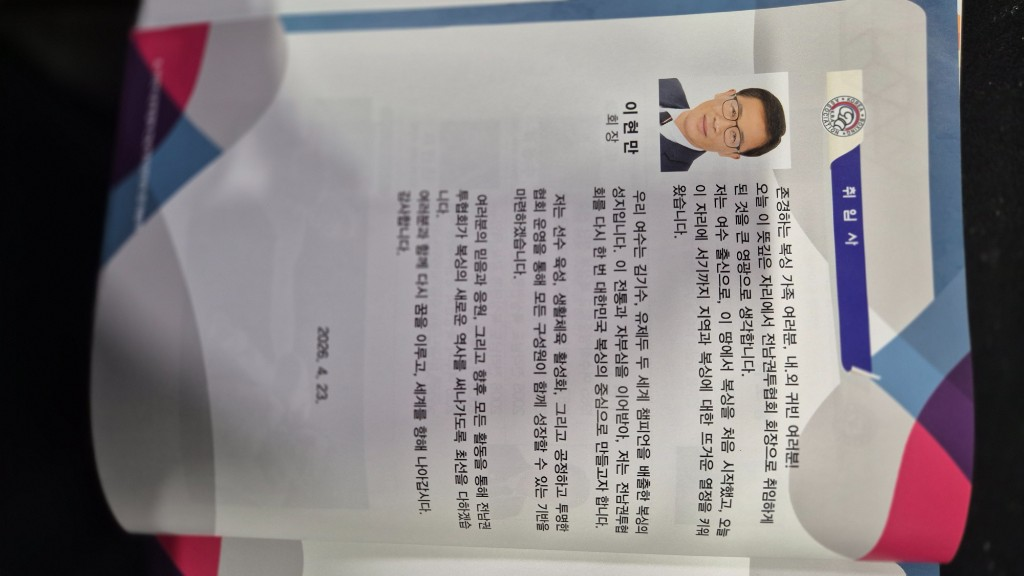
#> input picture images/inauguration-speech.png, 1024 x 576 px, found by its file name; its folder holds 6 pictures in this run
$ python extract_portraits.py
#> lines starting #> are read from the running program, lines starting #| are printed output that depends on the picture
# -*- coding: utf-8 -*-
"""책자 스캔에서 인물 얼굴만 타이트하게 추출·보정."""

from pathlib import Path

import cv2
import numpy as np
from PIL import Image, ImageEnhance, ImageFilter, ImageOps

ROOT = Path(__file__).resolve().parents[1]
SRC = ROOT / "website" / "images"
OUT = ROOT / "website" / "images" / "portraits"
CASCADE = cv2.CascadeClassifier(
    cv2.data.haarcascades + "haarcascade_frontalface_default.xml"
)


def load_bgr(path: Path):
    pil = Image.open(path).convert("RGB")
#> pil is the input picture: PIL image 1024x576 RGB; mean R, G, B 130.4, 125.1, 127.4
    return cv2.cvtColor(np.array(pil), cv2.COLOR_RGB2BGR)


def enhance_pil(img: Image.Image) -> Image.Image:
    img = ImageOps.autocontrast(img, cutoff=0.8)
    img = ImageEnhance.Color(img).enhance(1.18)
    img = ImageEnhance.Contrast(img).enhance(1.2)
    img = ImageEnhance.Sharpness(img).enhance(1.55)
    img = ImageEnhance.Brightness(img).enhance(1.05)
    img = img.filter(ImageFilter.UnsharpMask(radius=1.1, percent=140, threshold=2))
    return img


def rotate_bgr(bgr, k: int):
    if k % 4 == 0:
        return bgr
    return np.ascontiguousarray(np.rot90(bgr, k=k % 4))


def detect_faces(bgr):
    gray = cv2.cvtColor(bgr, cv2.COLOR_BGR2GRAY)
    gray = cv2.equalizeHist(gray)
    faces = CASCADE.detectMultiScale(
        gray, scaleFactor=1.06, minNeighbors=3, minSize=(22, 22)
    )
    return list(faces)


def best_orientation(bgr):
    best = (-1, bgr, [])
    for k in range(4):
        img = rotate_bgr(bgr, k)
        faces = detect_faces(img)
        score = len(faces)
        area = sum(int(w) * int(h) for (_, _, w, h) in faces)
        key = (score, area)
        prev = (best[0], sum(int(w) * int(h) for (_, _, w, h) in best[2]) if best[2] else 0)
        if key > prev:
            best = (score, img, faces)
#> this loop made 4 passes
#> (faces, score, area, prev) on passes 2, 4: ([[171, 304, 54, 54], [85, 259, 74, 74]], 2, 8392, (0, 0)), ([[371, 614, 157, 157]], 1, 24649, (2, 8392))
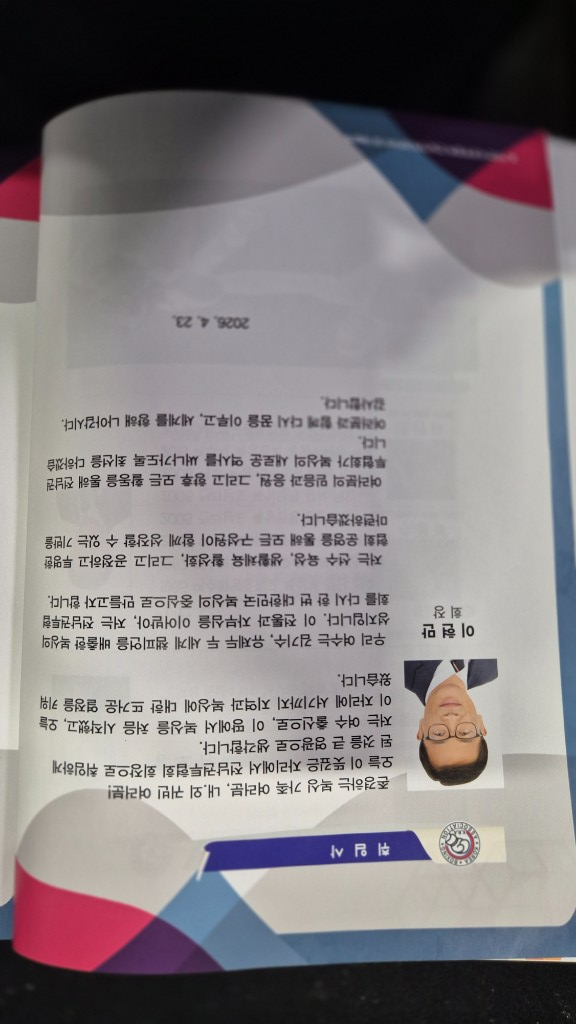
#> img: shape (1024, 576, 3); mean B, G, R 127.4, 125.1, 130.4
    return best[1], best[2]


def crop_face(bgr, face, pad=0.55, out_size=420):
    x, y, w, h = [int(v) for v in face]
    cx, cy = x + w / 2.0, y + h / 2.0
    side = max(w, h) * (1.0 + pad * 2)
    # 헤어라인 여유
    cy -= side * 0.06
    x1 = int(cx - side / 2)
    y1 = int(cy - side / 2)
    x2 = int(x1 + side)
    y2 = int(y1 + side)
    H, W = bgr.shape[:2]
    x1, y1 = max(0, x1), max(0, y1)
    x2, y2 = min(W, x2), min(H, y2)
    crop = bgr[y1:y2, x1:x2]
    if crop.size == 0:
        return None
    pil = Image.fromarray(cv2.cvtColor(crop, cv2.COLOR_BGR2RGB))
    pil = ImageOps.fit(pil, (out_size, out_size), method=Image.Resampling.LANCZOS)
    return enhance_pil(pil)


def is_colorful(bgr, face):
    x, y, w, h = [int(v) for v in face]
    patch = bgr[y : y + h, x : x + w]
    if patch.size == 0:
        return False
    hsv = cv2.cvtColor(patch, cv2.COLOR_BGR2HSV)
    sat = float(np.mean(hsv[:, :, 1]))
    return sat > 25


def save(pil, path: Path):
    pil.convert("RGB").save(path, quality=94, optimize=True)


def main():
    OUT.mkdir(parents=True, exist_ok=True)
    for old in OUT.glob("*"):
        if old.suffix.lower() in {".jpg", ".jpeg", ".png", ".csv"}:
            old.unlink()

    mapping = []

    # --- 회장 이현만 (취임사, 컬러·큰 얼굴 우선)
    img, faces = best_orientation(load_bgr(SRC / "inauguration-speech.png"))
#> faces = [[171, 304, 54, 54], [85, 259, 74, 74]]
    faces = sorted(faces, key=lambda f: f[2] * f[3], reverse=True)
#> faces = [[85, 259, 74, 74], [171, 304, 54, 54]]
    print("inauguration", len(faces))
#| inauguration 2
    for face in faces:
        if is_colorful(img, face):
            pil = crop_face(img, face, pad=0.62, out_size=520)
            if pil:
                save(pil, OUT / "lee-hyunman.jpg")
                mapping.append(("lee-hyunman.jpg", "이현만", "회장"))
            break
#> this loop made 1 pass
#> (sat in is_colorful, cx in crop_face, cy in crop_face, side in crop_face) on pass 1: (89.24, 122, 286.1, 165.8)
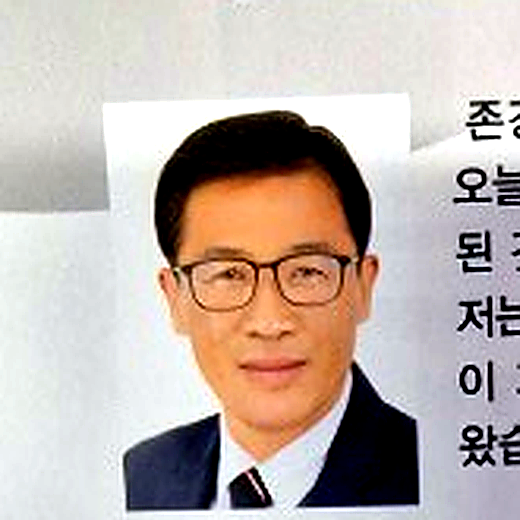
#> pil: PIL image 520x520 RGB; mean R, G, B 191.7, 178.7, 172.1
#> after the loop, mapping = [('lee-hyunman.jpg', '이현만', '회장')]

    # --- 프로필 페이지: 컬러=이현만, 흑백=방호남
    img, faces = best_orientation(load_bgr(SRC / "profile-page.png"))
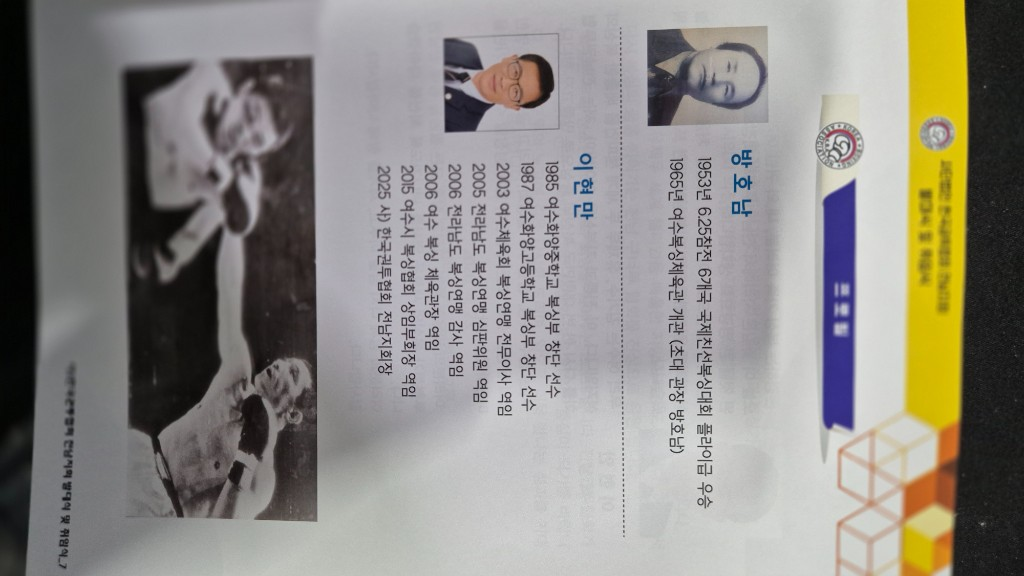
#> input picture images/profile-page.png, 1024 x 576 px, found by its file name
#> in load_bgr, pil is the input picture: PIL image 1024x576 RGB; mean R, G, B 141.4, 138.3, 132.4
#> the loop in best_orientation (call 2), `for k in range(4):` made 4 passes
#> (faces, score, area, prev) on passes 1, 2, 4: ([[732, 60, 30, 30], [245, 342, 75, 75]], 2, 6525, (-1, 0)), ([[53, 484, 57, 57], [45, 269, 65, 65]], 2, 7474, (2, 6525)), ([[191, 504, 68, 68], [424, 412, 134, 134]], 2, 22580, (4, 20828))
#> (score, area, prev) on pass 3: (4, 20828, (2, 7474))
#> pass 1, in detect_faces (call 5), `gray = cv2.equalizeHist(gray)`:
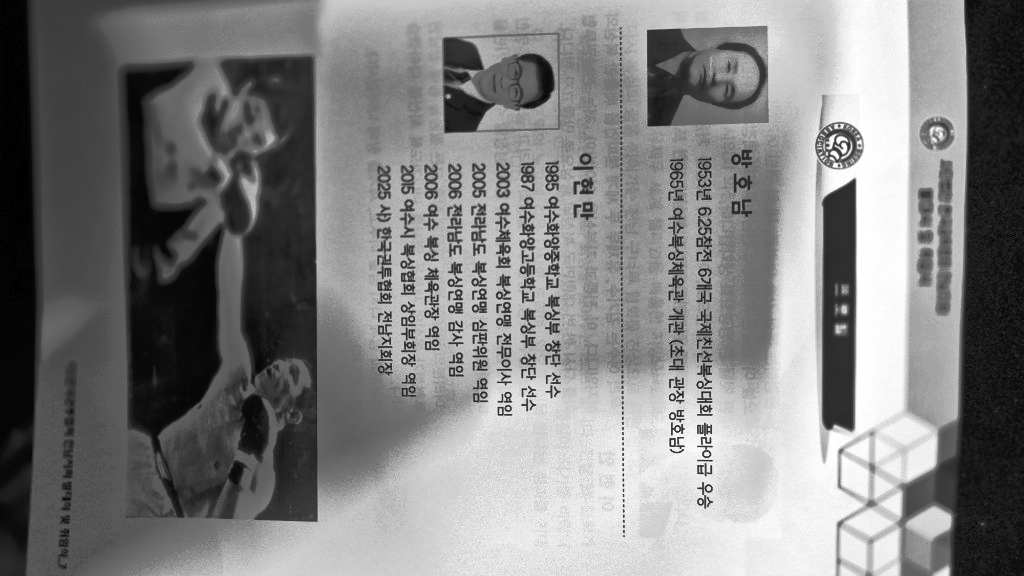
#> gray: shape (576, 1024); min 0, max 255, mean 128.4
#> img: shape (576, 1024, 3)
#> faces = [[263, 482, 30, 30], [696, 128, 58, 58], [797, 365, 92, 92], [289, 456, 90, 90]]
    faces = sorted(faces, key=lambda f: f[1])  # 위→아래
#> faces = [[696, 128, 58, 58], [797, 365, 92, 92], [289, 456, 90, 90], [263, 482, 30, 30]]
    print("profile", len(faces))
#| profile 4
    color_faces = [f for f in faces if is_colorful(img, f)]
#> in is_colorful (call 2), `hsv = cv2.cvtColor(patch, cv2.COLOR_BGR2HSV)`: hsv: shape (58, 58, 3); mean H, S, V 57.6, 23.4, 91.2
#> in is_colorful (call 3), `hsv = cv2.cvtColor(patch, cv2.COLOR_BGR2HSV)`: hsv: shape (92, 92, 3); mean H, S, V 100.3, 16.8, 106.3
#> in is_colorful (call 4), `x, y, w, h = [int(v) for v in face]`: x = 289; y = 456; w = 90
#> in is_colorful (call 4), `patch = bgr[y : y + h, x : x + w]`:
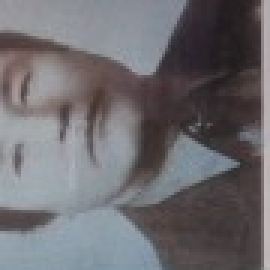
#> patch: shape (90, 90, 3) (shown 3 times larger); mean of channels 0, 1, 2 109.7, 107.7, 111.7; drawn as R, G, B
#> in is_colorful (call 4), `hsv = cv2.cvtColor(patch, cv2.COLOR_BGR2HSV)`: hsv: shape (90, 90, 3); mean H, S, V 81, 28.6, 116.2
#> in is_colorful (call 4), `sat = float(np.mean(hsv[:, :, 1]))`: sat = 28.6
#> in is_colorful (call 5), `hsv = cv2.cvtColor(patch, cv2.COLOR_BGR2HSV)`: hsv: shape (30, 30, 3); mean H, S, V 54.3, 12, 161.6
#> color_faces = [[289, 456, 90, 90]]
    mono_faces = [f for f in faces if not is_colorful(img, f)]
#> mono_faces = [[696, 128, 58, 58], [797, 365, 92, 92], [263, 482, 30, 30]]
    if color_faces:
        pil = crop_face(img, max(color_faces, key=lambda f: f[2] * f[3]), pad=0.6, out_size=500)
#> in enhance_pil (call 2), `img = img.filter(ImageFilter.UnsharpMask(radius=1.1, percent=140, thre..`:
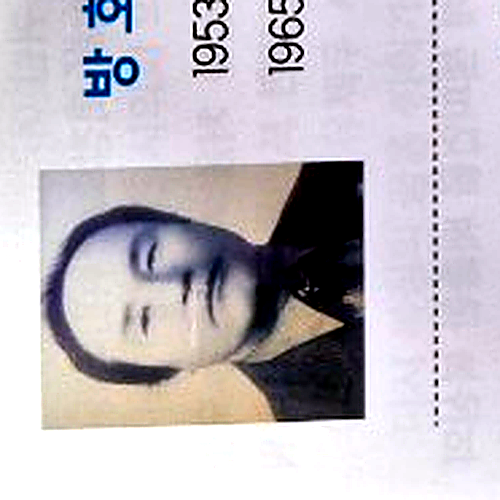
#> img: PIL image 500x500 RGB; mean R, G, B 193.2, 187, 194.8
        if pil:
            save(pil, OUT / "lee-hyunman-alt.jpg")
            mapping.append(("lee-hyunman-alt.jpg", "이현만", "회장"))
    if mono_faces:
        pil = crop_face(img, max(mono_faces, key=lambda f: f[2] * f[3]), pad=0.65, out_size=500)
        if pil:
            save(pil, OUT / "bang-ho-nam.jpg")
            mapping.append(("bang-ho-nam.jpg", "방호남", "고문·여수북싱 초대관장"))

    # 액션 컷 (프로필 페이지 큰 흑백 영역 — 왼쪽 절반)
    H, W = img.shape[:2]
#> H = 576; W = 1024
    action = img[int(H * 0.1) : int(H * 0.9), 0 : int(W * 0.45)]
    if action.size:
        pil = ImageOps.fit(
            Image.fromarray(cv2.cvtColor(action, cv2.COLOR_BGR2RGB)),
            (800, 520),
            method=Image.Resampling.LANCZOS,
        )
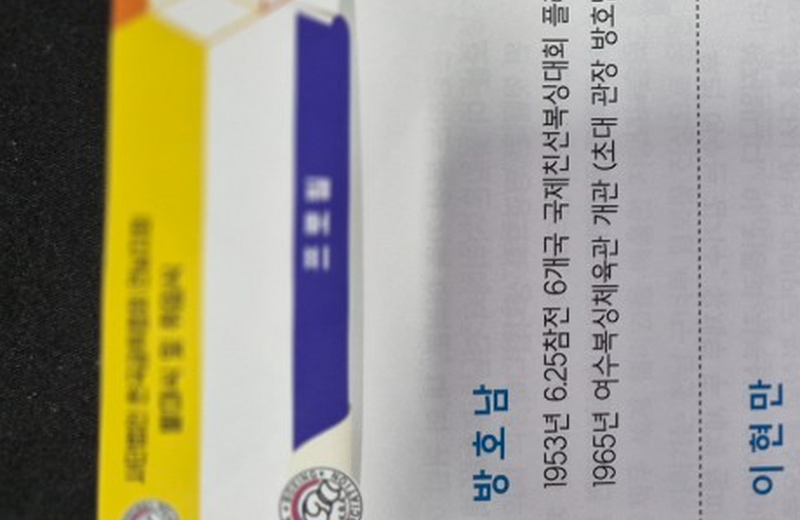
#> pil: PIL image 800x520 RGB; mean R, G, B 156.3, 152.3, 138.2
        save(enhance_pil(pil), OUT / "action-vintage.jpg")
        mapping.append(("action-vintage.jpg", "권투 경기 장면", "역사"))

    champ_pages = [
        (
            "champions-1.png",
            [
                ("kim-ki-soo.jpg", "김기수"),
                ("hong-soo-hwan.jpg", "홍수환"),
                ("yoo-je-du.jpg", "유제두"),
                ("park-chan-hee.jpg", "박찬희"),
                ("kim-chul-ho.jpg", "김철호"),
            ],
        ),
        (
            "champions-2.png",
            [
                ("jang-jung-koo.jpg", "장정구"),
                ("yuh-myung-woo.jpg", "유명우"),
                ("park-jong-pal.jpg", "박종팔"),
                ("kim-yong-kang.jpg", "김용강"),
                ("moon-sung-kil.jpg", "문성길"),
            ],
        ),
        (
            "champions-3.png",
            [
                ("lee-yul-woo.jpg", "이열우"),
                ("baek-in-chul.jpg", "백인철"),
                ("choi-yong-soo.jpg", "최용수"),
                ("ji-in-jin.jpg", "지인진"),
                ("choi-hyun-mi.jpg", "최현미"),
                ("lee-eun-hye.jpg", "이은혜"),
            ],
        ),
    ]

    for file, metas in champ_pages:
        img, faces = best_orientation(load_bgr(SRC / file))
        print(file, len(faces))
        ordered = sorted(faces, key=lambda f: (f[1] // 30, f[0]))
        # 너무 작은 오탐 제거
        ordered = [f for f in ordered if f[2] * f[3] >= 900]
        for i, (fname, kor) in enumerate(metas):
            if i >= len(ordered):
                break
            pil = crop_face(img, ordered[i], pad=0.5, out_size=420)
            if pil:
                save(pil, OUT / fname)
                mapping.append((fname, kor, "세계챔피언"))

    # 갤러리용 추가 얼굴
    idx = 1
    seen = set()
    for file in ("champions-1.png", "champions-2.png", "champions-3.png", "profile-page.png", "inauguration-speech.png"):
        img, faces = best_orientation(load_bgr(SRC / file))
        for face in sorted(faces, key=lambda f: f[2] * f[3], reverse=True):
            key = (file, int(face[0] // 10), int(face[1] // 10))
            if key in seen or face[2] * face[3] < 800:
                continue
            seen.add(key)
            pil = crop_face(img, face, pad=0.48, out_size=380)
            if not pil:
                continue
            fname = f"gallery-{idx:02d}.jpg"
            save(pil, OUT / fname)
            mapping.append((fname, f"인물 {idx}", "갤러리"))
            idx += 1
            if idx > 24:
                break
        if idx > 24:
            break

    (OUT / "manifest.csv").write_text(
        "filename,name,role\n" + "\n".join(",".join(r) for r in mapping),
        encoding="utf-8",
    )
    print("saved", len(list(OUT.glob('*.jpg'))), "portraits ->", OUT)


if __name__ == "__main__":
#> (the run stopped early here; a loop or call above may not have finished)
